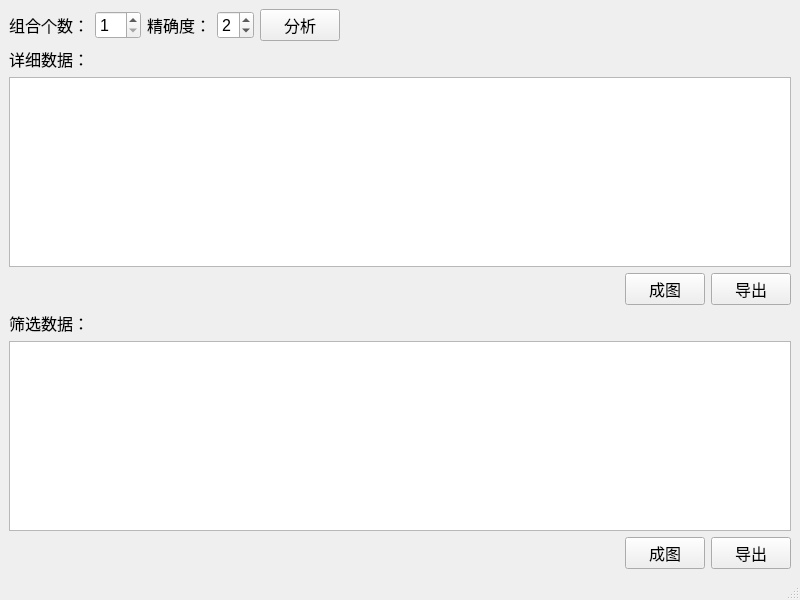
<?xml version="1.0" encoding="UTF-8"?>
<ui version="4.0">
 <class>MainWindow</class>
 <widget class="QMainWindow" name="MainWindow">
  <property name="geometry">
   <rect>
    <x>0</x>
    <y>0</y>
    <width>800</width>
    <height>600</height>
   </rect>
  </property>
  <property name="windowTitle">
   <string>回归分析</string>
  </property>
  <property name="windowIcon">
   <iconset>
    <normaloff>../images/data-view.png</normaloff>../images/data-view.png</iconset>
  </property>
  <widget class="QWidget" name="centralwidget">
   <layout class="QVBoxLayout" name="verticalLayout_3">
    <item>
     <layout class="QHBoxLayout" name="horizontalLayout_3">
      <item>
       <widget class="QLabel" name="label">
        <property name="font">
         <font>
          <pointsize>12</pointsize>
         </font>
        </property>
        <property name="text">
         <string>组合个数：</string>
        </property>
       </widget>
      </item>
      <item>
       <widget class="QSpinBox" name="spinBox">
        <property name="sizePolicy">
         <sizepolicy hsizetype="Fixed" vsizetype="Fixed">
          <horstretch>0</horstretch>
          <verstretch>0</verstretch>
         </sizepolicy>
        </property>
        <property name="font">
         <font>
          <pointsize>12</pointsize>
         </font>
        </property>
        <property name="minimum">
         <number>1</number>
        </property>
        <property name="maximum">
         <number>50</number>
        </property>
       </widget>
      </item>
      <item>
       <widget class="QLabel" name="label_2">
        <property name="font">
         <font>
          <pointsize>12</pointsize>
         </font>
        </property>
        <property name="text">
         <string>精确度：</string>
        </property>
       </widget>
      </item>
      <item>
       <widget class="QSpinBox" name="spinBox_2">
        <property name="sizePolicy">
         <sizepolicy hsizetype="Fixed" vsizetype="Fixed">
          <horstretch>0</horstretch>
          <verstretch>0</verstretch>
         </sizepolicy>
        </property>
        <property name="font">
         <font>
          <pointsize>12</pointsize>
         </font>
        </property>
        <property name="maximum">
         <number>6</number>
        </property>
        <property name="value">
         <number>2</number>
        </property>
       </widget>
      </item>
      <item>
       <widget class="QPushButton" name="btn_regression">
        <property name="font">
         <font>
          <pointsize>12</pointsize>
         </font>
        </property>
        <property name="text">
         <string>分析</string>
        </property>
       </widget>
      </item>
      <item>
       <spacer name="horizontalSpacer_3">
        <property name="orientation">
         <enum>Qt::Horizontal</enum>
        </property>
        <property name="sizeHint" stdset="0">
         <size>
          <width>40</width>
          <height>20</height>
         </size>
        </property>
       </spacer>
      </item>
     </layout>
    </item>
    <item>
     <layout class="QVBoxLayout" name="verticalLayout_2">
      <item>
       <widget class="QLabel" name="label_4">
        <property name="font">
         <font>
          <pointsize>12</pointsize>
         </font>
        </property>
        <property name="text">
         <string>详细数据：</string>
        </property>
       </widget>
      </item>
      <item>
       <widget class="QTableView" name="tableView_1"/>
      </item>
      <item>
       <layout class="QHBoxLayout" name="horizontalLayout_2">
        <item>
         <spacer name="horizontalSpacer">
          <property name="orientation">
           <enum>Qt::Horizontal</enum>
          </property>
          <property name="sizeHint" stdset="0">
           <size>
            <width>40</width>
            <height>20</height>
           </size>
          </property>
         </spacer>
        </item>
        <item>
         <widget class="QPushButton" name="btn_chart_1">
          <property name="font">
           <font>
            <pointsize>12</pointsize>
           </font>
          </property>
          <property name="text">
           <string>成图</string>
          </property>
         </widget>
        </item>
        <item>
         <widget class="QPushButton" name="btn_export_1">
          <property name="font">
           <font>
            <pointsize>12</pointsize>
           </font>
          </property>
          <property name="text">
           <string>导出</string>
          </property>
         </widget>
        </item>
       </layout>
      </item>
     </layout>
    </item>
    <item>
     <layout class="QVBoxLayout" name="verticalLayout">
      <item>
       <widget class="QLabel" name="label_3">
        <property name="font">
         <font>
          <pointsize>12</pointsize>
         </font>
        </property>
        <property name="text">
         <string>筛选数据：</string>
        </property>
       </widget>
      </item>
      <item>
       <widget class="QTableView" name="tableView_2"/>
      </item>
      <item>
       <layout class="QHBoxLayout" name="horizontalLayout">
        <item>
         <spacer name="horizontalSpacer_2">
          <property name="orientation">
           <enum>Qt::Horizontal</enum>
          </property>
          <property name="sizeHint" stdset="0">
           <size>
            <width>40</width>
            <height>20</height>
           </size>
          </property>
         </spacer>
        </item>
        <item>
         <widget class="QPushButton" name="btn_chart_2">
          <property name="font">
           <font>
            <pointsize>12</pointsize>
           </font>
          </property>
          <property name="text">
           <string>成图</string>
          </property>
         </widget>
        </item>
        <item>
         <widget class="QPushButton" name="btn_export_2">
          <property name="font">
           <font>
            <pointsize>12</pointsize>
           </font>
          </property>
          <property name="text">
           <string>导出</string>
          </property>
         </widget>
        </item>
       </layout>
      </item>
     </layout>
    </item>
   </layout>
  </widget>
  <widget class="QStatusBar" name="statusbar"/>
 </widget>
 <resources/>
 <connections/>
</ui>
